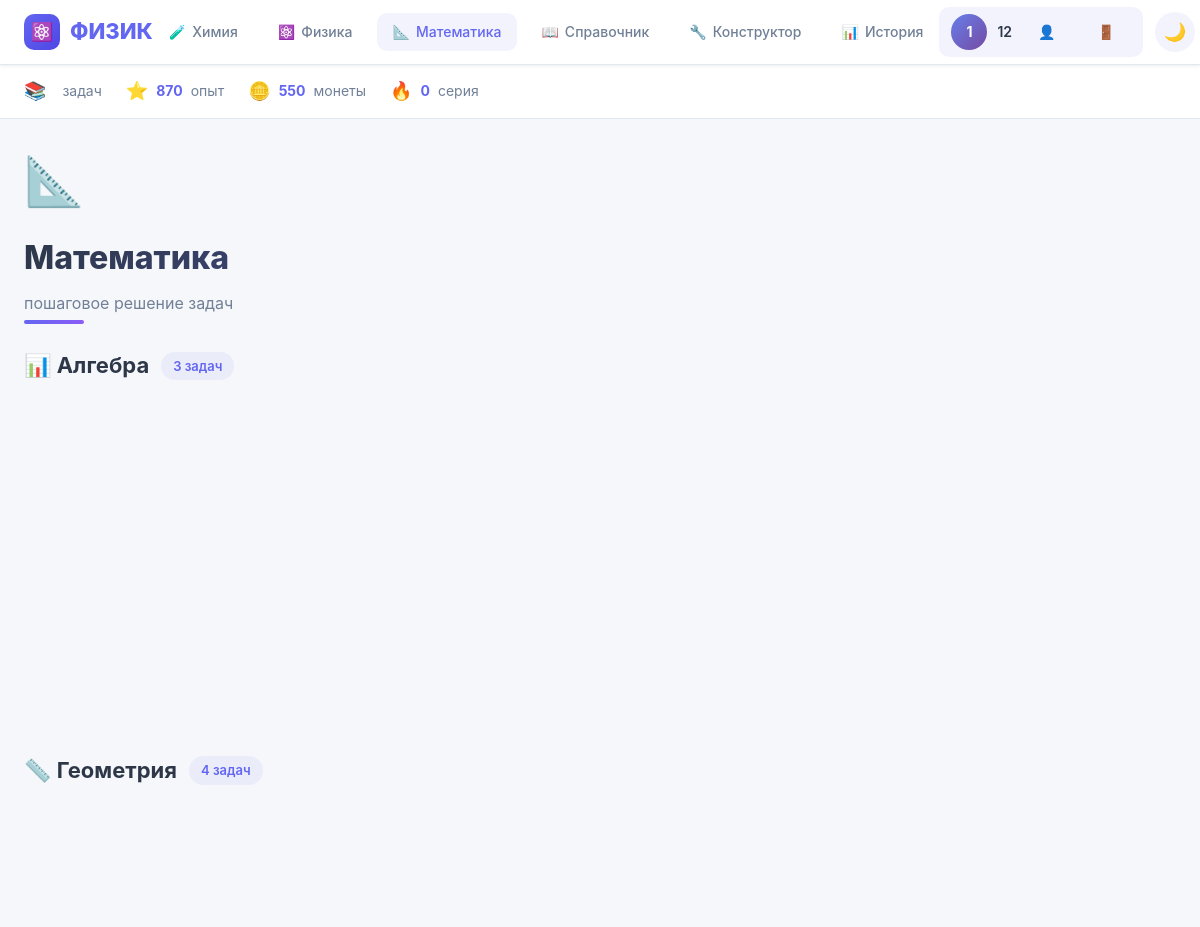
The app's page /math (signed in, upper part), older data.
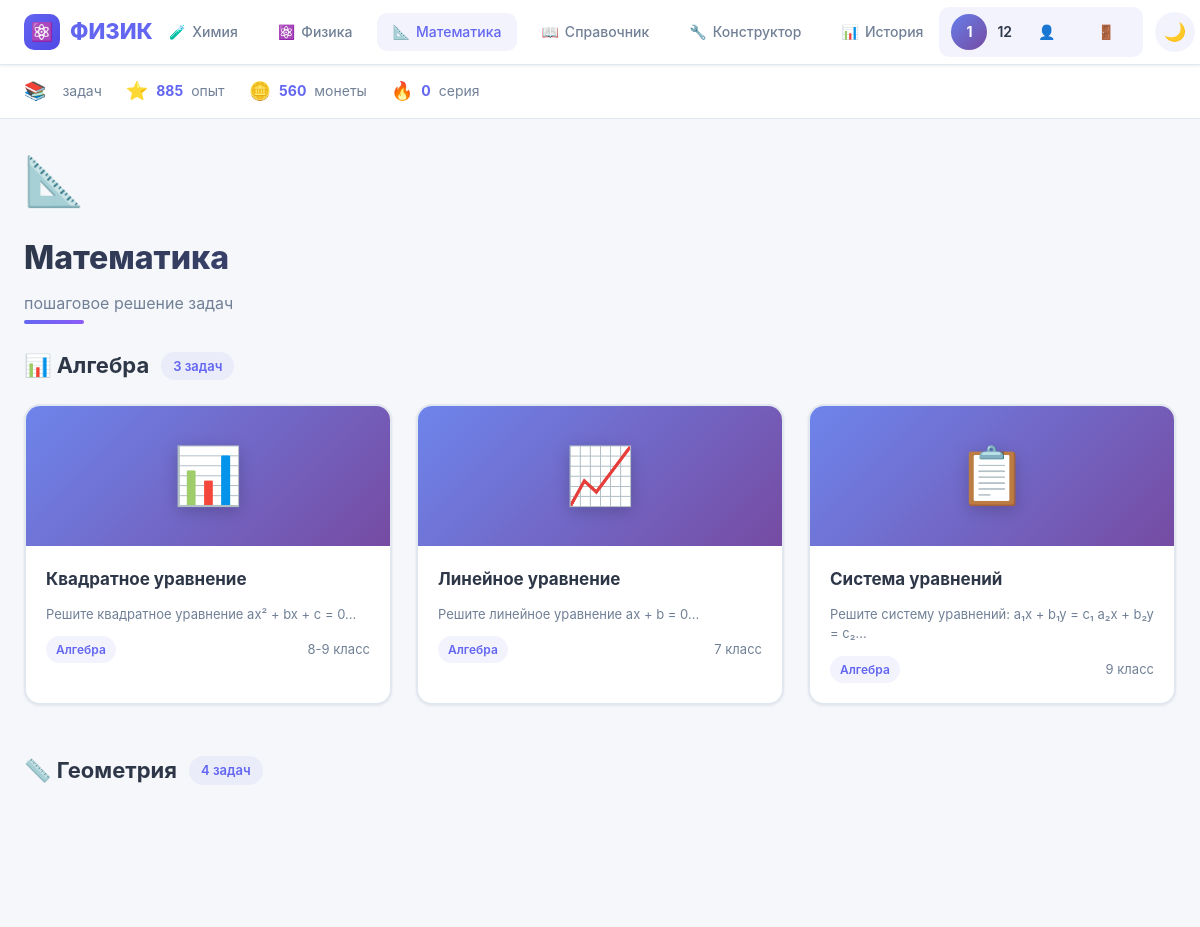
The same page, newer data.
### tables this page shows
CREATE TABLE users (
            id INTEGER PRIMARY KEY AUTOINCREMENT,
            username TEXT NOT NULL UNIQUE,
            email TEXT NOT NULL UNIQUE,
            password_hash TEXT NOT NULL,
            avatar TEXT DEFAULT 'default',
            created_at TEXT NOT NULL,
            xp INTEGER DEFAULT 0,
            coins INTEGER DEFAULT 0,
            streak INTEGER DEFAULT 0
        );

### app.py (the view)
@app.route('/math')
def math():
    user = get_current_user()
    if not user:
        flash('Войдите в аккаунт для сохранения результатов', 'warning')
        return redirect(url_for('login'))
    algebra_tasks = [t for t in MATH_TASKS.values() if t['category'] == 'Алгебра']
    geometry_tasks = [t for t in MATH_TASKS.values() if t['category'] == 'Геометрия']
    trigonometry_tasks = [t for t in MATH_TASKS.values() if t['category'] == 'Тригонометрия']
    analysis_tasks = [t for t in MATH_TASKS.values() if t['category'] == 'Анализ']
    vectors_tasks = [t for t in MATH_TASKS.values() if t['category'] == 'Векторы']
    probability_tasks = [t for t in MATH_TASKS.values() if t['category'] == 'Теория вероятностей']
    return render_template('math.html',
                           user=user,
                           algebra_tasks=algebra_tasks,
                           geometry_tasks=geometry_tasks,
                           trigonometry_tasks=trigonometry_tasks,
                           analysis_tasks=analysis_tasks,
                           vectors_tasks=vectors_tasks,
                           probability_tasks=probability_tasks)

### app.py (called while the page is built)
def get_current_user():
    if 'user_id' in session:
        return get_user_by_id(session['user_id'])
    return None

### models.py (called while the page is built)
def _get_connection():
    conn = sqlite3.connect(DB_PATH)
    conn.execute("PRAGMA foreign_keys = ON")
    return conn

def get_user_by_id(user_id):
    with _get_connection() as conn:
        conn.row_factory = sqlite3.Row
        user = conn.execute("SELECT * FROM users WHERE id = ?", (user_id,)).fetchone()
        if not user:
            return None
        return {
            'id': user['id'],
            'username': user['username'],
            'email': user['email'],
            'avatar': user['avatar'],
            'xp': user['xp'],
            'coins': user['coins'],
            'streak': user['streak'],
            'created_at': user['created_at']
        }

### templates/math.html (shortened to what this page needs)
{% extends 'base.html' %}
{% block content %}
<div class="page-header">
    <div class="task-icon">📐</div>
    <h1>Математика</h1>
    <p class="subtitle">пошаговое решение задач</p>
</div>
<section class="category-section" data-category="Алгебра">
    <div class="category-header">
        <h2>📊 Алгебра</h2>
        <span class="category-count">{{ algebra_tasks|length }} задач</span>
    </div>
    <div class="cards-grid">
        {% for task in algebra_tasks %}
        <a href="{{ url_for('math_task', task_id=task.id) }}" class="lesson-card">
            <div class="card-cover" style="background: linear-gradient(135deg, #667eea 0%, #764ba2 100%);">
                <span class="card-emoji">{{ task.icon }}</span>
            </div>
            <div class="card-body">
                <h3>{{ task.name }}</h3>
                <p style="font-size: 13px; color: var(--text-secondary); margin-bottom: 12px; line-height: 1.5;">{{ task.condition[:80] }}...</p>
                <div class="card-meta">
                    <span class="card-tag">Алгебра</span>
                    <span class="card-unknowns">{{ task.difficulty }} класс</span>
                </div>
            </div>
        </a>
        {% endfor %}
    </div>
</section>
<section class="category-section" data-category="Геометрия">
    <div class="category-header">
        <h2>📏 Геометрия</h2>
        <span class="category-count">{{ geometry_tasks|length }} задач</span>
    </div>
    <div class="cards-grid">
    </div>
</section>
{% endblock %}

### templates/base.html (shortened to what this page needs)
<!doctype html>
<html lang="ru">
<head>
    <link rel="stylesheet" href="{{ url_for('static', filename='style.css') }}?v=13">
</head>
<body>
<header class="topbar">
    <div class="topbar-inner">
        <a href="{{ url_for('index') }}" class="logo">
            <span class="logo-icon">⚛️</span>
            <span class="logo-text">ФИЗИК</span>
        </a>
        <nav class="topnav">
            <a href="{{ url_for('chemistry') }}" class="topnav-item {% if request.endpoint == 'chemistry' %}active{% endif %}">
                <span class="topnav-icon">🧪</span>
                <span>Химия</span>
            </a>
            <a href="{{ url_for('index') }}" class="topnav-item {% if request.endpoint == 'index' %}active{% endif %}">
                <span class="topnav-icon">⚛️</span>
                <span>Физика</span>
            </a>
            <a href="{{ url_for('math') }}" class="topnav-item {% if request.endpoint == 'math' %}active{% endif %}">
                <span class="topnav-icon">📐</span>
                <span>Математика</span>
            </a>
            <a href="{{ url_for('reference') }}" class="topnav-item {% if request.endpoint == 'reference' %}active{% endif %}">
                <span class="topnav-icon">📖</span>
                <span>Справочник</span>
            </a>
            <a href="{{ url_for('builder') }}" class="topnav-item {% if request.endpoint == 'builder' %}active{% endif %}">
                <span class="topnav-icon">🔧</span>
                <span>Конструктор</span>
            </a>
            <a href="{{ url_for('history') }}" class="topnav-item {% if request.endpoint == 'history' %}active{% endif %}">
                <span class="topnav-icon">📊</span>
                <span>История</span>
            </a>
        </nav>
        <div class="topbar-right">
            {% if user %}
            <div class="user-badge">
                <div class="user-avatar">{{ user.username[0]|upper }}</div>
                <span class="user-name">{{ user.username }}</span>
                <a href="{{ url_for('profile') }}" class="topnav-item" title="Профиль">👤</a>
                <a href="{{ url_for('logout') }}" class="topnav-item" title="Выйти">🚪</a>
            </div>
            {% else %}
            <a href="{{ url_for('login') }}" class="btn" style="padding: 8px 16px; font-size: 13px;">Войти</a>
            {% endif %}
            <button id="theme-toggle" class="theme-btn" title="Сменить тему">🌙</button>
        </div>
    </div>
</header>
<div class="stats-bar">
    <div class="stats-inner">
        <div class="stat-item">
            <span class="stat-icon">📚</span>
            <span class="stat-label">задач</span>
        </div>
        {% if user %}
        <div class="stat-item">
            <span class="stat-icon">⭐</span>
            <span class="stat-value">{{ user.xp or 0 }}</span>
            <span class="stat-label">опыт</span>
        </div>
        <div class="stat-item">
            <span class="stat-icon">🪙</span>
            <span class="stat-value">{{ user.coins or 0 }}</span>
            <span class="stat-label">монеты</span>
        </div>
        <div class="stat-item">
            <span class="stat-icon">🔥</span>
            <span class="stat-value">{{ user.streak or 0 }}</span>
            <span class="stat-label">серия</span>
        </div>
        {% else %}
        <div class="stat-item">
            <span class="stat-icon">🏆</span>
            <span class="stat-value">{{ records|length if records else 0 }}</span>
            <span class="stat-label">решено</span>
        </div>
        {% endif %}
    </div>
</div>
<main>
    {% block content %}{% endblock %}
</main>
</body>
</html>

Row changes from the older to the newer data that the page shows:
changed users: xp "870" → "885"; coins "550" → "560"
Text that changed along with them:
new list line: "📊 Квадратное уравнение Решите квадратное уравнение ax² + bx + c = 0 ... Алгебра 8-9 класс"
new list line: "📈 Линейное уравнение Решите линейное уравнение ax + b = 0 ... Алгебра 7 класс"
new list line: "📋 Система уравнений Решите систему уравнений: a₁x + b₁y = c₁ a₂x + b₂y = c₂ ... Алгебра 9 класс"
